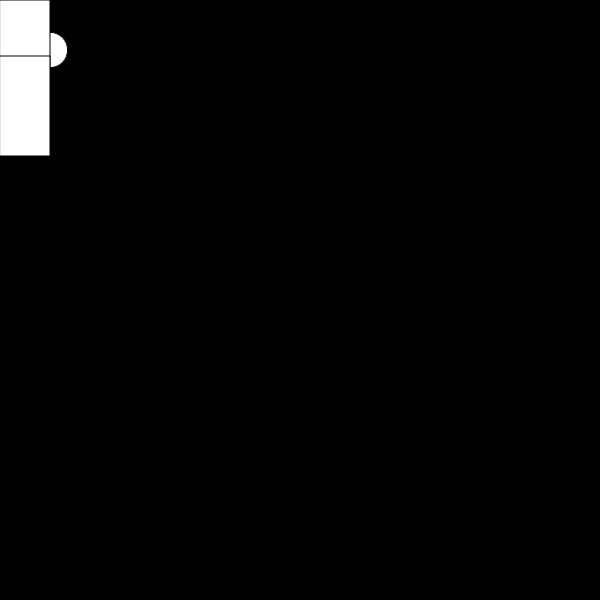
Frame 1 (no input)
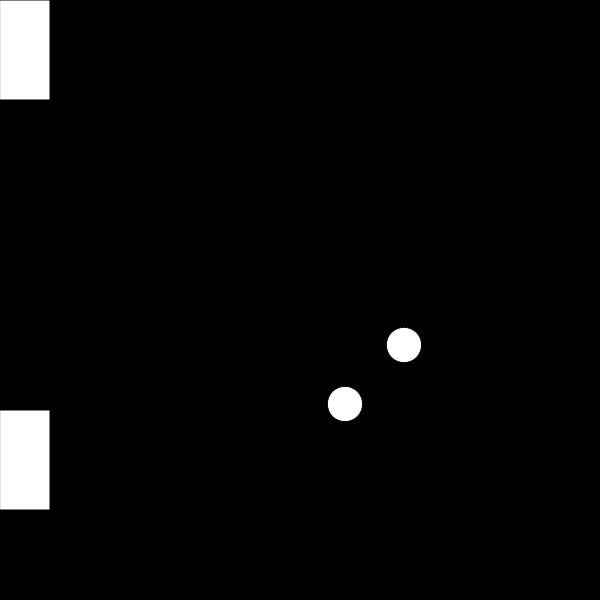
Frame 60 (no input)
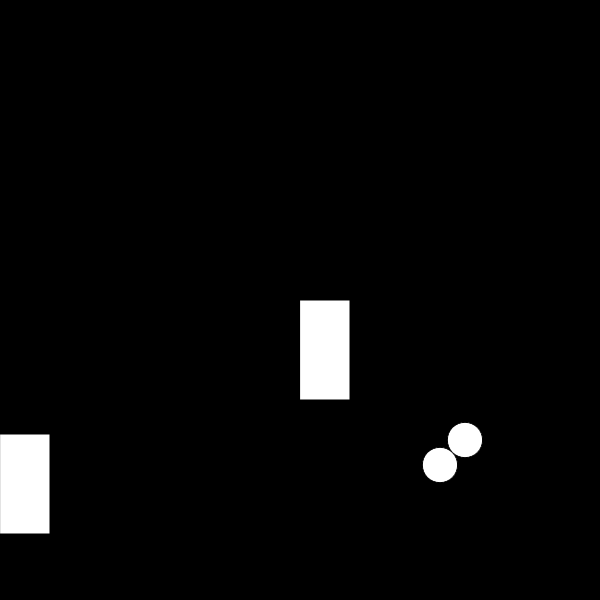
Frame 120 (the mouse pressed at the canvas centre since frame 60)

The p5.js sketch that drew these frames (run headless with seeded random() and noise() and a simulated clock; from frame 60 on, the mouse is pressed at the canvas centre):

// p5.js sketch
// ── sketch.js
function setup(){
    createCanvas(600,600);
    background(0);
}

var x = 50;
var y = 50;
var xspeed = 5;
var yspeed = 6;
var b = 0;
var cpuRect;

function draw() {

	var d = dist(100/2, 100/2, 25, 25);

  	fill(255);
    background(0);
  	ellipse (x, y, d, d);
    ellipse(y,x,d,d);
 	x = x + xspeed;
  	
  	if (x > 550 || x < 50)  {
     	xspeed = -xspeed;
  	}

  	y = y + yspeed;

  	if (y > 600 || y < 0) {
	 	  yspeed = -yspeed;
  	}

    rect(mouseX,mouseY,50,100);
    
   cpuRect =  rect(0,y,50,100);

}
function keyIsPressed(){
    console.log(cpuRect);

    if (key == 87){
        console.log(1);
        b++;
    }
    if (key == 83){
        b--;
    }
}
